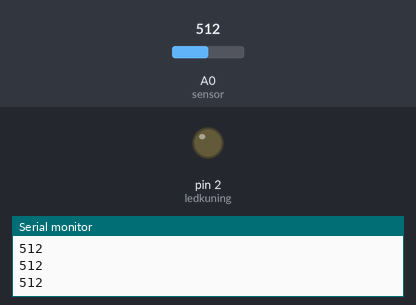
The sketch below on a simulated Arduino Uno, built with avr-gcc and run on an emulated ATmega328P. Shown: output pins drawn as LEDs (lit = HIGH), the last lines printed to the serial monitor. The inputs (shaded band) are chosen by the test bench; at power-on: A0 (sensor) = 512.

Above: at 1.3 s.
1.4 s: A0 (sensor) set to 105
3.2 s: A0 (sensor) set to 93
At 5.2 s:
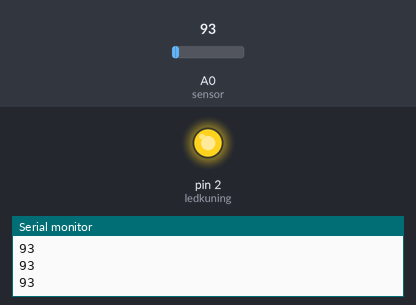
5.5 s: A0 (sensor) set to 110
At 6.9 s:
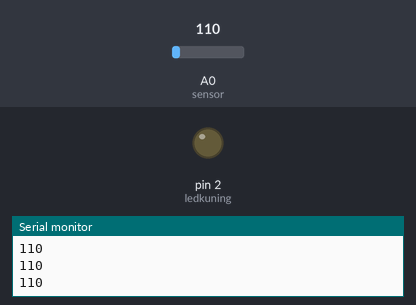
7.5 s: A0 (sensor) set to 90
At 8.4 s:
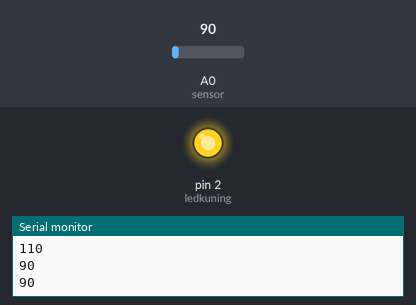
Timing chart, 0 to 10.5 s (numbered marks = the images above; inputs shaded):
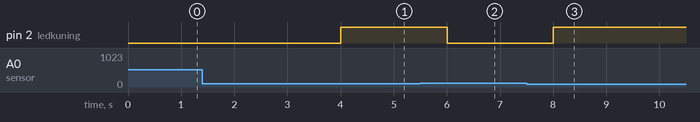

The sketch:

coba_ldr.ino
```cpp
int ledkuning=2; //digital 2
int sensor=A0; //analog 0
int hasil; //untuk hasil sensor

void setup() {
  pinMode(ledkuning, OUTPUT);
  pinMode(sensor, INPUT);
  Serial.begin(9600);
}

void loop() {
  //kita tampung hasil sensor
  hasil=analogRead(sensor);
  Serial.println(hasil);
  delay(500);

  if(hasil<100) {
    digitalWrite(ledkuning, HIGH);
  } else if(hasil>100){
    digitalWrite(ledkuning, LOW);

  }


}
```

Measured:
- the behaviour switches between 100 and 99 on A0 (sensor) (found by bisection; images 0 and 1)
- after the input at 3.2 s, pin 2 (ledkuning): LOW → HIGH after 0.80 s
- after the input at 5.5 s, pin 2 (ledkuning): HIGH → LOW after 0.50 s
- after the input at 7.5 s, pin 2 (ledkuning): LOW → HIGH after 0.50 s
